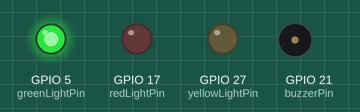
Recording of a program running on a simulated Raspberry Pi (BCM pin numbers). Parts: output pins drawn as LEDs (lit = HIGH), buzzer (waves = sounding, pin HIGH). What the program prints to the terminal is not drawn.

Above: at 2.0 s.
At 4.5 s:
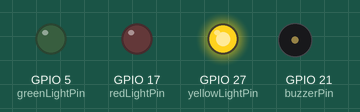
At 6.5 s:
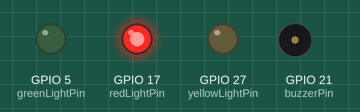
Timing chart, 0 to 10.4 s (numbered marks = the images above):
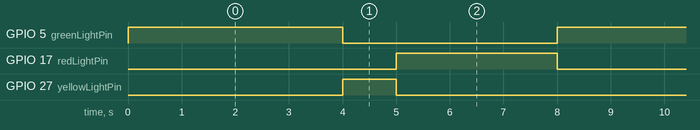

The program:

traffic_lights.py
```python
import RPi.GPIO as GPIO
import time

redLightPin = 17
yellowLightPin = 27
greenLightPin = 5

redLightDuration = 3
yellowLightDuration = 1
greenLightDuration = 4

buzzerPin = 21

def print_message():
    print ("|**************************************|")
    print ("|             Traffic Lights           |")
    print ("|**************************************|\n")
    print 'Program is running...'
    print ('\n')
    print 'Please press Ctrl+C to end the program...'

def setup():
    # Set the GPIO modes to BCM Numbering
    GPIO.setmode(GPIO.BCM)

    # Setup GPIO pins here
    GPIO.setmode(GPIO.BCM)
    GPIO.setup(redLightPin, GPIO.OUT)
    GPIO.setup(yellowLightPin, GPIO.OUT)
    GPIO.setup(greenLightPin, GPIO.OUT)
    GPIO.setup(buzzerPin, GPIO.OUT, initial=GPIO.LOW)
    turnOffLEDs()

def setLEDState(ledNo, onOffState):
    GPIO.output(ledNo, onOffState)

def setBuzzer(onOffState):
    GPIO.output(buzzerPin, onOffState)

def turnOffLEDs():
    setLEDState(redLightPin, False)
    setLEDState(greenLightPin, False)
    setLEDState(yellowLightPin, False)

def main():
    print_message()
    while True:
        setLEDState(greenLightPin, True)
        time.sleep(greenLightDuration)
        setLEDState(greenLightPin, False)
        setLEDState(yellowLightPin, True)
        time.sleep(yellowLightDuration)
        setLEDState(yellowLightPin, False)
        setLEDState(redLightPin, True)
        time.sleep(redLightDuration)
        setLEDState(redLightPin, False)

def destroy():
    # Any custom clean up code goes here
    turnOffLEDs()

    # Release resource
    GPIO.cleanup()

# If run this script directly, do:
if __name__ == '__main__':
    setup()
    try:
        main()
    # When 'Ctrl+C' is pressed, the child program
    # destroy() will be  executed.
    except KeyboardInterrupt:
        destroy()
```

Measured:
- by itself, GPIO 5 (greenLightPin): alternates HIGH for 4.0 s and LOW for 4.0 s
- by itself, GPIO 17 (redLightPin): alternates HIGH for 3.0 s and LOW for 5.0 s
- by itself, GPIO 27 (yellowLightPin): alternates HIGH for 1.0 s and LOW for 7.0 s
